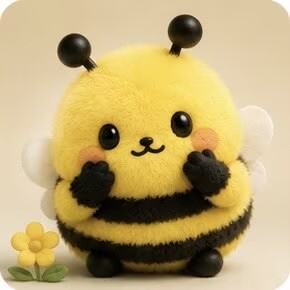
#> input picture 头像.jpg, 290 x 290 px
$ python flood_fill.py --in '../../头像.jpg' --out out.png
#> lines starting #> are read from the running program, lines starting #| are printed output that depends on the picture; after the words box and inside, x2 and y2 are one past the last pixel; in counts of white or black regions, pixels touching at a corner belong together
#> in main, img is the input picture: PIL image 290x290 RGB; mean R, G, B 188.7, 167.8, 116.3
#!/usr/bin/env python3
"""
Knock out the background of a mascot/icon image and write a transparent PNG.

Usage:
    python scripts/flood_fill.py --in mascot.png --out mascot.png \
        [--tolerance 28] [--min-blob 400]

Approach:
  1. Sample background color from the 4 corners (median).
  2. Build a binary mask of "background-like" pixels (color distance < tolerance).
  3. Flood from the corners through that mask so only the OUTSIDE background gets removed —
     pale pixels INSIDE the mascot stay opaque.
  4. Sweep up isolated specks (small connected components of opaque pixels < min-blob).
  5. Feather the alpha edge by 1px so the cutout doesn't look digital.

Requires: pillow, numpy, scipy.
    pip install pillow numpy scipy
"""
import argparse, sys
from pathlib import Path

import numpy as np
from PIL import Image
from scipy import ndimage


def remove_bg(img: Image.Image, tolerance: int = 28, min_blob: int = 400) -> Image.Image:
#> called with tolerance = 28, min_blob = 400
    img = img.convert("RGBA")
#> img: PIL image 290x290 RGBA
    arr = np.array(img)
    h, w = arr.shape[:2]
#> h = 290; w = 290
    rgb = arr[:, :, :3].astype(np.int16)

    # 1. background color = median of the 4 corner patches
    patch = max(4, min(h, w) // 40)
#> patch = 7
    corners = np.vstack([
        rgb[:patch, :patch].reshape(-1, 3),
        rgb[:patch, -patch:].reshape(-1, 3),
        rgb[-patch:, :patch].reshape(-1, 3),
        rgb[-patch:, -patch:].reshape(-1, 3),
    ])
#> corners = 196 rows, first 8: [253, 254, 246], [253, 254, 246], [253, 254, 248], [253, 254, 248], [252, 254, 249], [252, 254, 249], [253, 254, 249], [255, 255, 250]
    bg = np.median(corners, axis=0)
#> bg = [254, 253, 251]

    # 2. background-like mask (per-pixel distance under tolerance)
    dist = np.sqrt(((rgb - bg) ** 2).sum(axis=2))
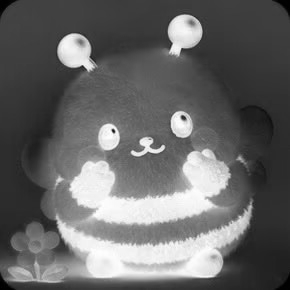
#> dist: shape (290, 290) float64; min 0, max 437.6, mean 178; drawn with min black and max white
    bg_like = dist < tolerance
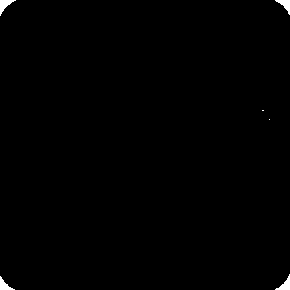
#> bg_like: shape (290, 290) bool; 0.47% white; 6 white regions (2 under 20 px), largest, box (x1, y1, x2, y2) and area: (0, 0, 16, 16) 106, (275, 274, 290, 290) 100, (275, 0, 290, 15) 98, (0, 276, 15, 290) 91

    # 3. flood from corners: only bg-like pixels CONNECTED to a corner get removed.
    # Label connected components in bg_like; mark the labels that touch any corner.
    labels, n = ndimage.label(bg_like)
#> labels: shape (290, 290) int32; 7 distinct labels, from 0 to 6
#> n = 6
    corner_labels = set()
    for y in (0, h - 1):
        for x in (0, w - 1):
            corner_labels.add(int(labels[y, x]))
#> after the loop, corner_labels = 4 items
    corner_labels.discard(0)
    bg_mask = np.isin(labels, list(corner_labels))

    alpha = np.where(bg_mask, 0, 255).astype(np.uint8)

    # 4. drop tiny opaque specks (likely noise specks far from the subject)
    opaque = alpha > 0
    op_labels, op_n = ndimage.label(opaque)
#> op_n = 1
    if op_n > 0:
        sizes = ndimage.sum(opaque, op_labels, index=np.arange(1, op_n + 1))
#> sizes = [83705]
        small = np.where(sizes < min_blob)[0] + 1
#> small = empty array
        if small.size:
            drop = np.isin(op_labels, small)
            alpha[drop] = 0

    # 5. feather the alpha edge 1px so the cutout doesn't look digital
    soft = ndimage.uniform_filter(alpha.astype(np.float32), size=3)
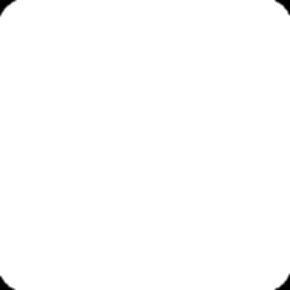
#> soft: shape (290, 290) float32; min 0, max 255, mean 253.8
    alpha = np.maximum(alpha, soft.astype(np.uint8) // 2 if False else alpha)  # keep hard edge but smoothable later
    # simpler: blur alpha by 1px only at the boundary
    edge = (alpha > 0) ^ ndimage.binary_erosion(alpha > 0)
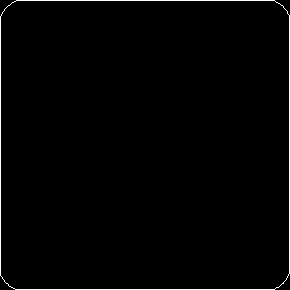
#> edge: shape (290, 290) bool; 1.3% white in thin lines or dots
    blurred = ndimage.gaussian_filter(alpha.astype(np.float32), sigma=0.7)
    alpha = np.where(edge, blurred, alpha).astype(np.uint8)

    arr[:, :, 3] = alpha
    return Image.fromarray(arr, mode="RGBA")


def main() -> int:
    ap = argparse.ArgumentParser(description="Knock out background, write transparent PNG.")
    ap.add_argument("--in", dest="inp", required=True, help="Input image (PNG/JPG).")
    ap.add_argument("--out", required=True, help="Output PNG path (RGBA).")
    ap.add_argument("--tolerance", type=int, default=28, help="Color distance threshold (0–441). Default 28.")
    ap.add_argument("--min-blob", type=int, default=400, help="Drop opaque blobs smaller than N pixels. Default 400.")
    args = ap.parse_args()

    inp = Path(args.inp)
    if not inp.exists():
        print(f"ERROR: input not found: {inp}", file=sys.stderr)
        return 2

    img = Image.open(inp)
    out_img = remove_bg(img, tolerance=args.tolerance, min_blob=args.min_blob)
    out_path = Path(args.out)
    out_path.parent.mkdir(parents=True, exist_ok=True)
    out_img.save(out_path, "PNG", optimize=True)
    print(f"OK  {out_path}  ({out_img.size[0]}x{out_img.size[1]} RGBA)")
#| OK  out.png  (290x290 RGBA)
    return 0


if __name__ == "__main__":
    sys.exit(main())
#> (the program exits here)
